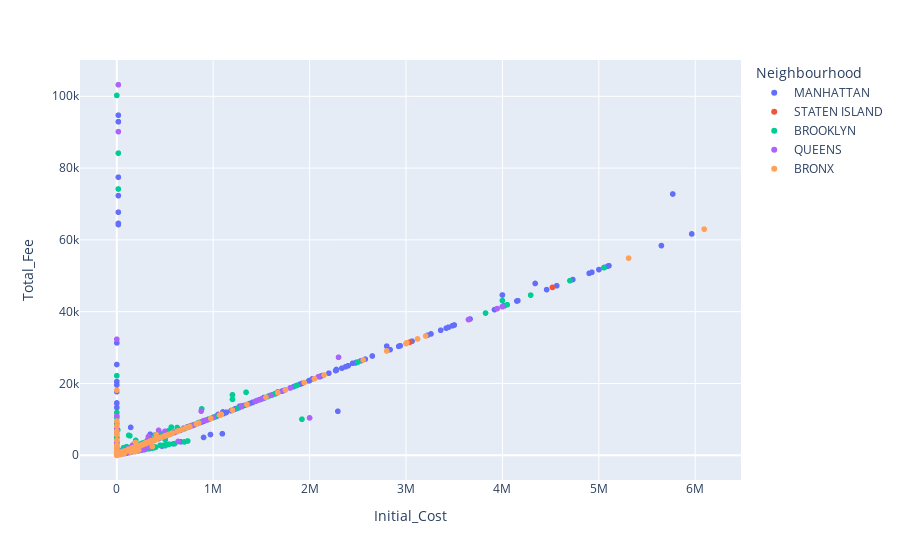

The code cell stored with this chart in its notebook:
### Code cell


### Figure 1 — Plotly figure (JSON) as saved in the notebook; plotly's stock layout.template omitted (floating-point values rounded to 4 significant figures; data arrays with more than 128 entries replaced by an {"elided": "..."} marker saying what was removed)
{"data": [{"hovertemplate": "Neighbourhood=MANHATTAN<br>Initial_Cost=%{x}<br>Total_Fee=%{y}<extra></extra>", "legendgroup": "MANHATTAN", "marker": {"color": "#636efa", "symbol": "circle"}, "mode": "markers", "name": "MANHATTAN", "showlegend": true, "type": "scattergl", "x": {"elided": "6310 float values"}, "xaxis": "x", "y": {"elided": "6310 float values"}, "yaxis": "y"}, {"hovertemplate": "Neighbourhood=STATEN ISLAND<br>Initial_Cost=%{x}<br>Total_Fee=%{y}<extra></extra>", "legendgroup": "STATEN ISLAND", "marker": {"color": "#EF553B", "symbol": "circle"}, "mode": "markers", "name": "STATEN ISLAND", "showlegend": true, "type": "scattergl", "x": {"elided": "575 int values"}, "xaxis": "x", "y": {"elided": "575 float values"}, "yaxis": "y"}, {"hovertemplate": "Neighbourhood=BROOKLYN<br>Initial_Cost=%{x}<br>Total_Fee=%{y}<extra></extra>", "legendgroup": "BROOKLYN", "marker": {"color": "#00cc96", "symbol": "circle"}, "mode": "markers", "name": "BROOKLYN", "showlegend": true, "type": "scattergl", "x": {"elided": "2866 int values"}, "xaxis": "x", "y": {"elided": "2866 float values"}, "yaxis": "y"}, {"hovertemplate": "Neighbourhood=QUEENS<br>Initial_Cost=%{x}<br>Total_Fee=%{y}<extra></extra>", "legendgroup": "QUEENS", "marker": {"color": "#ab63fa", "symbol": "circle"}, "mode": "markers", "name": "QUEENS", "showlegend": true, "type": "scattergl", "x": {"elided": "2121 int values"}, "xaxis": "x", "y": {"elided": "2121 float values"}, "yaxis": "y"}, {"hovertemplate": "Neighbourhood=BRONX<br>Initial_Cost=%{x}<br>Total_Fee=%{y}<extra></extra>", "legendgroup": "BRONX", "marker": {"color": "#FFA15A", "symbol": "circle"}, "mode": "markers", "name": "BRONX", "showlegend": true, "type": "scattergl", "x": {"elided": "974 int values"}, "xaxis": "x", "y": {"elided": "974 float values"}, "yaxis": "y"}], "layout": {"legend": {"title": {"text": "Neighbourhood"}, "tracegroupgap": 0}, "margin": {"t": 60}, "xaxis": {"anchor": "y", "domain": [0, 1], "title": {"text": "Initial_Cost"}}, "yaxis": {"anchor": "x", "domain": [0, 1], "title": {"text": "Total_Fee"}}}}
